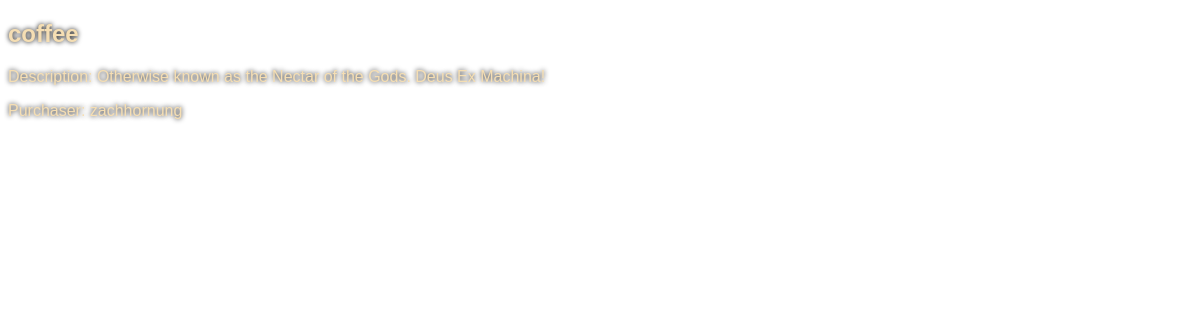
The page /snacks/2/ on the database as committed earlier.
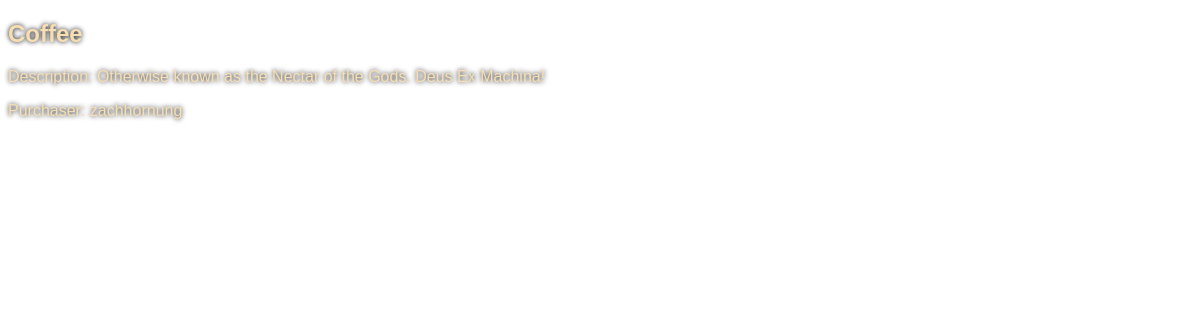
The same page on the database as committed later.
### snacks/models.py (models this page shows, shortened)
class Snack(models.Model):
  name = models.CharField(max_length=64)
  purchaser = models.ForeignKey(get_user_model(), on_delete=models.CASCADE)
  description = models.TextField()

### snacks/views.py (the view)
# urls.py: path("<int:pk>/", SnackDetailView.as_view(), name="snack_detail"),
class SnackDetailView(DetailView):
  template_name = 'snack_detail.html'
  model = Snack

### templates/snack_detail.html
{% extends 'base.html' %}
{% block babies %}
<h2 style='color:wheat; font-family: "Franklin Gothic Medium", "Arial Narrow", Arial, sans-serif; text-shadow: #000 0px 0px 5px;'>{{snack.name}}</h2>
<p style='color:wheat; font-family: "Franklin Gothic Medium", "Arial Narrow", Arial, sans-serif; text-shadow: #000 0px 0px 5px;'>Description: {{snack.description}}</p>
<p style='color:wheat; font-family: "Franklin Gothic Medium", "Arial Narrow", Arial, sans-serif; text-shadow: #000 0px 0px 5px;'>Purchaser: {{snack.purchaser}}</p>
{% endblock babies %}

Rows that differ between the two databases and show on the page:
changed Snack "Otherwise known as the Nectar of the Gods. Deus Ex Machina!": name "coffee" → "Coffee"
